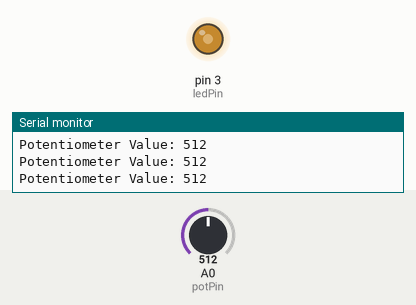
Simulated run of this sketch. Board: Arduino Uno, built with avr-gcc and run on an emulated ATmega328P. Shown: output pins drawn as LEDs (lit = HIGH), the last lines printed to the serial monitor. The test bench sets the inputs (shaded band); at power-on: A0 (potPin) = 512.

Above: at 1.2 s.
1.3 s: A0 (potPin) set to 716
At 2.5 s:
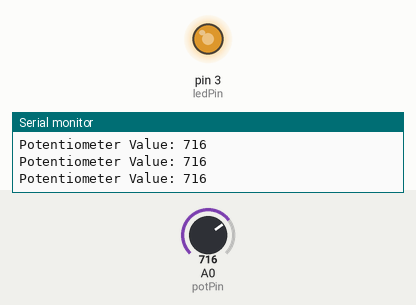
2.8 s: A0 (potPin) set to 900
At 4.0 s:
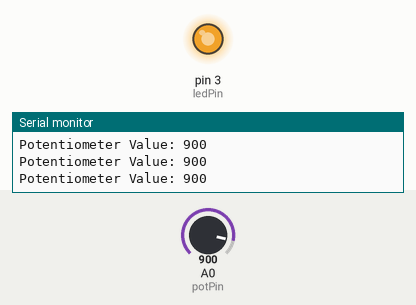
4.3 s: A0 (potPin) set to 122
At 5.5 s:
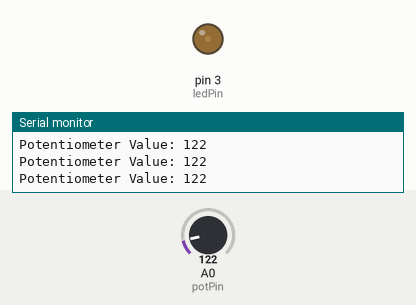
5.8 s: A0 (potPin) set to 0
At 6.9 s:
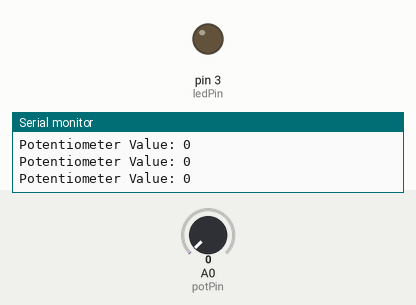
7.3 s: A0 (potPin) set to 511
At 8.3 s:
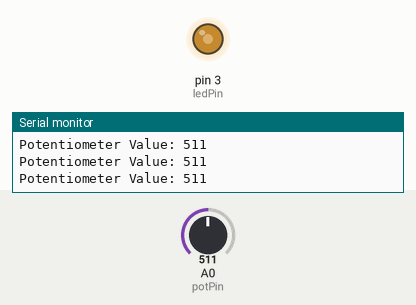
Timing chart, 0 to 9.8 s (numbered marks = the images above; inputs shaded):
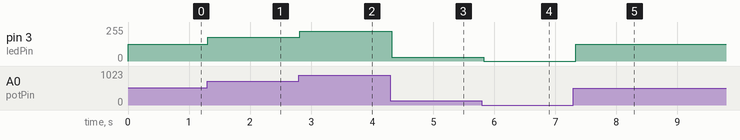

The sketch:

assignment2.ino
```cpp
int potPin = A0;
int ledPin = 3;
int potValue = 0;

void setup() {
  pinMode(ledPin, OUTPUT);
  Serial.begin(9600);
}

void loop() {
  potValue = analogRead(potPin);  // Read potentiometer

  int brightness = map(potValue, 0, 1023, 0, 255);  // Convert to PWM range

  analogWrite(ledPin, brightness);  // Set LED brightness

  Serial.print("Potentiometer Value: ");
  Serial.println(potValue);

  delay(100);
}
```

Measured:
- after the input at 1.3 s, pin 3 (ledPin): 127/255 → 178/255 at once
- after the input at 2.8 s, pin 3 (ledPin): 178/255 → 224/255 at once
- after the input at 4.3 s, pin 3 (ledPin): 224/255 → 30/255 at once
- after the input at 5.8 s, pin 3 (ledPin): 30/255 → 0/255 at once
- after the input at 7.3 s, pin 3 (ledPin): 0/255 → 127/255 at once
